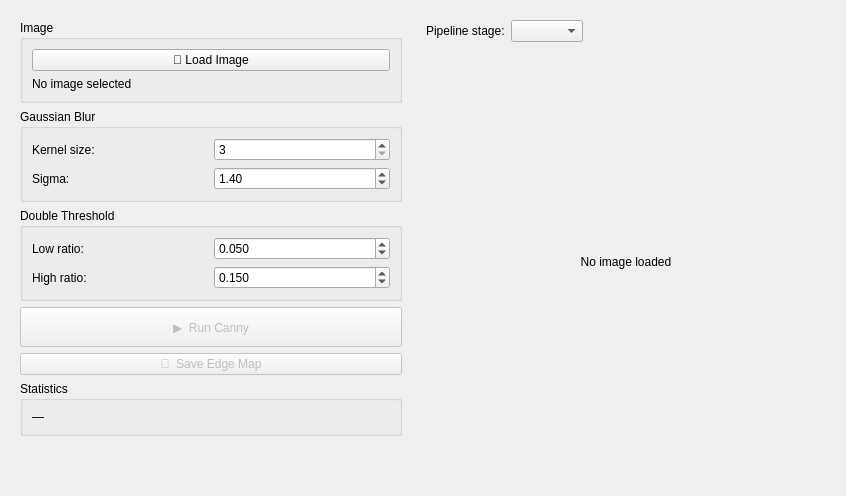
                        <widget class="QWidget" name="tabCanny">
                            <attribute name="title"><string>Canny Edges</string></attribute>
                            <layout class="QHBoxLayout" name="layoutCannyPage">
                                <item>
                                    <widget class="QWidget" name="cannyControlsWidget" native="true">
                                        <property name="minimumSize"><size><width>400</width><height>0</height></size></property>
                                        <property name="maximumSize"><size><width>400</width><height>16777215</height></size></property>
                                        <layout class="QVBoxLayout" name="layoutCannyControls">
                                            <item>
                                                <widget class="QGroupBox" name="cannyImageGroup">
                                                    <property name="title"><string>Image</string></property>
                                                    <layout class="QVBoxLayout" name="layoutCannyImageGroup">
                                                        <item>
                                                            <widget class="QPushButton" name="cannyOpenBtn">
                                                                <property name="text"><string>📂 Load Image</string></property>
                                                            </widget>
                                                        </item>
                                                        <item>
                                                            <widget class="QLabel" name="cannyImageNameLbl">
                                                                <property name="text"><string>No image selected</string></property>
                                                                <property name="wordWrap"><bool>true</bool></property>
                                                            </widget>
                                                        </item>
                                                    </layout>
                                                </widget>
                                            </item>
                                            <item>
                                                <widget class="QGroupBox" name="cannyGaussianGroup">
                                                    <property name="title"><string>Gaussian Blur</string></property>
                                                    <layout class="QGridLayout" name="layoutCannyGaussian">
                                                        <item row="0" column="0">
                                                            <widget class="QLabel" name="cannyKernelLbl">
                                                                <property name="text"><string>Kernel size:</string></property>
                                                            </widget>
                                                        </item>
                                                        <item row="0" column="1">
                                                            <widget class="QSpinBox" name="cannyKernelSpin">
                                                                <property name="minimum"><number>3</number></property>
                                                                <property name="maximum"><number>21</number></property>
                                                                <property name="singleStep"><number>2</number></property>
                                                                <property name="value"><number>3</number></property>
                                                            </widget>
                                                        </item>
                                                        <item row="1" column="0">
                                                            <widget class="QLabel" name="cannySigmaLbl">
                                                                <property name="text"><string>Sigma:</string></property>
                                                            </widget>
                                                        </item>
                                                        <item row="1" column="1">
                                                            <widget class="QDoubleSpinBox" name="cannySigmaSpin">
                                                                <property name="minimum"><double>0.100000000000000</double></property>
                                                                <property name="maximum"><double>10.000000000000000</double></property>
                                                                <property name="singleStep"><double>0.100000000000000</double></property>
                                                                <property name="value"><double>1.400000000000000</double></property>
                                                            </widget>
                                                        </item>
                                                    </layout>
                                                </widget>
                                            </item>
                                            <item>
                                                <widget class="QGroupBox" name="cannyThresholdGroup">
                                                    <property name="title"><string>Double Threshold</string></property>
                                                    <layout class="QGridLayout" name="layoutCannyThreshold">
                                                        <item row="0" column="0">
                                                            <widget class="QLabel" name="cannyLowLbl">
                                                                <property name="text"><string>Low ratio:</string></property>
                                                            </widget>
                                                        </item>
                                                        <item row="0" column="1">
                                                            <widget class="QDoubleSpinBox" name="cannyLowSpin">
                                                                <property name="minimum"><double>0.010000000000000</double></property>
                                                                <property name="maximum"><double>0.490000000000000</double></property>
                                                                <property name="singleStep"><double>0.010000000000000</double></property>
                                                                <property name="decimals"><number>3</number></property>
                                                                <property name="value"><double>0.050000000000000</double></property>
                                                            </widget>
                                                        </item>
                                                        <item row="1" column="0">
                                                            <widget class="QLabel" name="cannyHighLbl">
                                                                <property name="text"><string>High ratio:</string></property>
                                                            </widget>
                                                        </item>
                                                        <item row="1" column="1">
                                                            <widget class="QDoubleSpinBox" name="cannyHighSpin">
                                                                <property name="minimum"><double>0.020000000000000</double></property>
                                                                <property name="maximum"><double>0.990000000000000</double></property>
                                                                <property name="singleStep"><double>0.010000000000000</double></property>
                                                                <property name="decimals"><number>3</number></property>
                                                                <property name="value"><double>0.150000000000000</double></property>
                                                            </widget>
                                                        </item>
                                                    </layout>
                                                </widget>
                                            </item>
                                            <item>
                                                <widget class="QPushButton" name="cannyRunBtn">
                                                    <property name="enabled"><bool>false</bool></property>
                                                    <property name="minimumSize"><size><width>0</width><height>40</height></size></property>
                                                    <property name="text"><string>▶  Run Canny</string></property>
                                                </widget>
                                            </item>
                                            <item>
                                                <widget class="QPushButton" name="cannySaveBtn">
                                                    <property name="enabled"><bool>false</bool></property>
                                                    <property name="text"><string>💾  Save Edge Map</string></property>
                                                </widget>
                                            </item>
                                            <item>
                                                <widget class="QGroupBox" name="cannyStatsGroup">
                                                    <property name="title"><string>Statistics</string></property>
                                                    <layout class="QVBoxLayout" name="layoutCannyStats">
                                                        <item>
                                                            <widget class="QLabel" name="cannyStatsLbl">
                                                                <property name="text"><string>—</string></property>
                                                                <property name="wordWrap"><bool>true</bool></property>
                                                            </widget>
                                                        </item>
                                                    </layout>
                                                </widget>
                                            </item>
                                            <item>
                                                <spacer name="verticalSpacerCanny">
                                                    <property name="orientation"><enum>Qt::Vertical</enum></property>
                                                    <property name="sizeHint" stdset="0"><size><width>20</width><height>40</height></size></property>
                                                </spacer>
                                            </item>
                                        </layout>
                                    </widget>
                                </item>
                                <item>
                                    <widget class="QWidget" name="cannyViewWidget" native="true">
                                        <layout class="QVBoxLayout" name="layoutCannyView">
                                            <item>
                                                <layout class="QHBoxLayout" name="layoutCannyHeader">
                                                    <item>
                                                        <widget class="QLabel" name="cannyStageLbl">
                                                            <property name="text"><string>Pipeline stage:</string></property>
                                                        </widget>
                                                    </item>
                                                    <item>
                                                        <widget class="QComboBox" name="cannyStageCombo"/>
                                                    </item>
                                                    <item>
                                                        <spacer name="horizontalSpacerCannyHeader">
                                                            <property name="orientation"><enum>Qt::Horizontal</enum></property>
                                                            <property name="sizeHint" stdset="0"><size><width>40</width><height>20</height></size></property>
                                                        </spacer>
                                                    </item>
                                                </layout>
                                            </item>
                                            <item>
                                                <widget class="QLabel" name="cannyImageHost">
                                                    <property name="minimumSize"><size><width>400</width><height>300</height></size></property>
                                                    <property name="alignment"><set>Qt::AlignCenter</set></property>
                                                    <property name="text"><string>No image loaded</string></property>
                                                </widget>
                                            </item>
                                        </layout>
                                    </widget>
                                </item>
                            </layout>
                        </widget>
